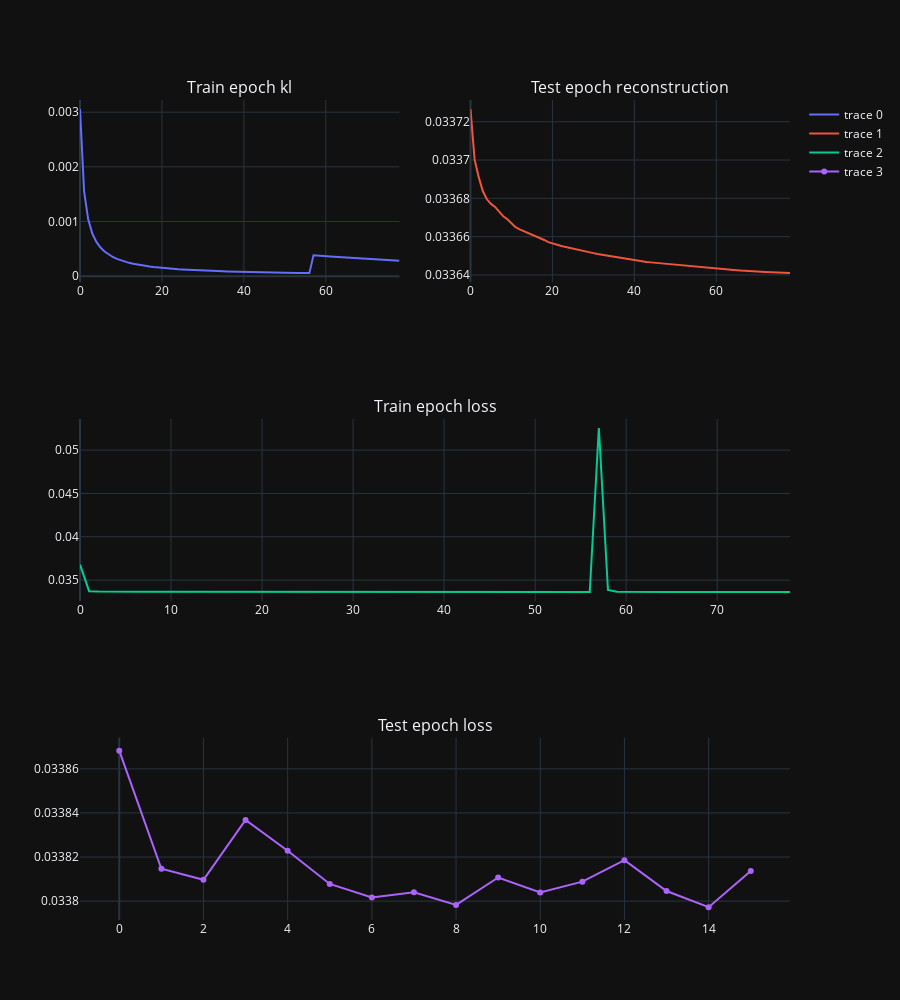

Source (notebook cell):
### Code cell
from IPython.display import clear_output

num_epochs = 100
validate_every = 5

train_losses = {
    "epoch": [],
    "epoch_kl": [],
    "epoch_rec": [],
    "batch": [],
    "batch_kl": [],
    "batch_rec": []
}
test_losses = {
    "epoch": [],
    "batch": []
}

optimizer = torch.optim.Adam(vae.parameters())

for epoch_num in trange(num_epochs, desc="Epoch: "):

    # train loop
    train_losses["batch"] = []
    vae.train()

    for batch in tqdm(train_loader, desc="Train batch: ", leave=False):
        x, _ = batch
        x = x.to(device)

        kl, rec = vae(x)
        loss = kl + rec
        loss.backward()

        optimizer.step()
        optimizer.zero_grad()

        train_losses["batch"].append(loss.cpu().item())
        train_losses["batch_kl"].append(kl.cpu().item())
        train_losses["batch_rec"].append(rec.cpu().item())

    train_losses["epoch"].append(torch.as_tensor(train_losses["batch"]).mean().cpu().item())
    train_losses["epoch_kl"].append(torch.as_tensor(train_losses["batch_kl"]).mean().cpu().item())
    train_losses["epoch_rec"].append(torch.as_tensor(train_losses["batch_rec"]).mean().cpu().item())

    # Test loop
    if epoch_num % validate_every == 0:
        test_losses["batch"] = []
        vae.eval()

        with torch.no_grad():
            for batch in tqdm(test_loader, desc="Test batch: ", leave=False):
                x, _ = batch
                x = x.to(device)

                kl, rec = vae(x)
                loss = kl + rec
                test_losses["batch"].append(loss.cpu().item())

            test_epoch_loss = torch.as_tensor(test_losses["batch"]).mean()
            test_losses["epoch"].append(test_epoch_loss.cpu().item())

    clear_output(wait=True)
    visualize_losses(train_losses, test_losses).show()

### Figure 1 — Plotly figure (JSON) as saved in the notebook; plotly's stock layout.template omitted (floating-point values rounded to 4 significant figures)
{"data": [{"x": [0, 1, 2, 3, 4, 5, 6, 7, 8, 9, 10, 11, 12, 13, 14, 15, 16, 17, 18, 19, 20, 21, 22, 23, 24, 25, 26, 27, 28, 29, 30, 31, 32, 33, 34, 35, 36, 37, 38, 39, 40, 41, 42, 43, 44, 45, 46, 47, 48, 49, 50, 51, 52, 53, 54, 55, 56, 57, 58, 59, 60, 61, 62, 63, 64, 65, 66, 67, 68, 69, 70, 71, 72, 73, 74, 75, 76, 77, 78], "y": [0.003056, 0.001552, 0.001039, 0.00078, 0.0006265, 0.0005238, 0.0004505, 0.0003942, 0.0003511, 0.0003163, 0.0002877, 0.000264, 0.0002439, 0.0002266, 0.0002116, 0.0001985, 0.0001868, 0.0001765, 0.0001673, 0.0001589, 0.0001514, 0.0001445, 0.0001383, 0.0001325, 0.0001273, 0.0001224, 0.0001179, 0.0001137, 0.0001098, 0.0001062, 0.0001028, 9.957e-05, 9.658e-05, 9.376e-05, 9.109e-05, 8.858e-05, 8.621e-05, 8.395e-05, 8.181e-05, 7.978e-05, 7.784e-05, 7.6e-05, 7.424e-05, 7.256e-05, 7.096e-05, 6.942e-05, 6.795e-05, 6.654e-05, 6.518e-05, 6.388e-05, 6.264e-05, 6.143e-05, 6.028e-05, 5.916e-05, 5.809e-05, 5.705e-05, 5.605e-05, 0.0003813, 0.0003788, 0.0003728, 0.0003668, 0.0003609, 0.0003553, 0.0003497, 0.0003444, 0.0003392, 0.0003341, 0.0003292, 0.0003244, 0.0003198, 0.0003153, 0.0003109, 0.0003067, 0.0003025, 0.0002985, 0.0002946, 0.0002908, 0.0002871, 0.0002834], "type": "scatter", "xaxis": "x", "yaxis": "y"}, {"x": [0, 1, 2, 3, 4, 5, 6, 7, 8, 9, 10, 11, 12, 13, 14, 15, 16, 17, 18, 19, 20, 21, 22, 23, 24, 25, 26, 27, 28, 29, 30, 31, 32, 33, 34, 35, 36, 37, 38, 39, 40, 41, 42, 43, 44, 45, 46, 47, 48, 49, 50, 51, 52, 53, 54, 55, 56, 57, 58, 59, 60, 61, 62, 63, 64, 65, 66, 67, 68, 69, 70, 71, 72, 73, 74, 75, 76, 77, 78], "y": [0.03373, 0.0337, 0.03369, 0.03368, 0.03368, 0.03368, 0.03368, 0.03367, 0.03367, 0.03367, 0.03367, 0.03366, 0.03366, 0.03366, 0.03366, 0.03366, 0.03366, 0.03366, 0.03366, 0.03366, 0.03366, 0.03366, 0.03366, 0.03365, 0.03365, 0.03365, 0.03365, 0.03365, 0.03365, 0.03365, 0.03365, 0.03365, 0.03365, 0.03365, 0.03365, 0.03365, 0.03365, 0.03365, 0.03365, 0.03365, 0.03365, 0.03365, 0.03365, 0.03365, 0.03365, 0.03365, 0.03365, 0.03365, 0.03365, 0.03365, 0.03365, 0.03365, 0.03364, 0.03364, 0.03364, 0.03364, 0.03364, 0.03364, 0.03364, 0.03364, 0.03364, 0.03364, 0.03364, 0.03364, 0.03364, 0.03364, 0.03364, 0.03364, 0.03364, 0.03364, 0.03364, 0.03364, 0.03364, 0.03364, 0.03364, 0.03364, 0.03364, 0.03364, 0.03364], "type": "scatter", "xaxis": "x2", "yaxis": "y2"}, {"x": [0, 1, 2, 3, 4, 5, 6, 7, 8, 9, 10, 11, 12, 13, 14, 15, 16, 17, 18, 19, 20, 21, 22, 23, 24, 25, 26, 27, 28, 29, 30, 31, 32, 33, 34, 35, 36, 37, 38, 39, 40, 41, 42, 43, 44, 45, 46, 47, 48, 49, 50, 51, 52, 53, 54, 55, 56, 57, 58, 59, 60, 61, 62, 63, 64, 65, 66, 67, 68, 69, 70, 71, 72, 73, 74, 75, 76, 77, 78], "y": [0.03678, 0.03372, 0.03369, 0.03366, 0.03367, 0.03368, 0.03368, 0.03365, 0.03366, 0.03366, 0.03365, 0.03365, 0.03365, 0.03365, 0.03365, 0.03365, 0.03364, 0.03364, 0.03364, 0.03364, 0.03364, 0.03365, 0.03364, 0.03364, 0.03364, 0.03364, 0.03365, 0.03364, 0.03363, 0.03364, 0.03364, 0.03364, 0.03364, 0.03364, 0.03363, 0.03364, 0.03364, 0.03364, 0.03363, 0.03364, 0.03364, 0.03364, 0.03364, 0.03363, 0.03364, 0.03364, 0.03364, 0.03364, 0.03364, 0.03364, 0.03363, 0.03364, 0.03364, 0.03364, 0.03364, 0.03363, 0.03364, 0.05255, 0.03387, 0.03365, 0.03363, 0.03363, 0.03364, 0.03363, 0.03363, 0.03363, 0.03363, 0.03363, 0.03364, 0.03364, 0.03363, 0.03364, 0.03363, 0.03363, 0.03364, 0.03363, 0.03364, 0.03363, 0.03363], "type": "scatter", "xaxis": "x3", "yaxis": "y3"}, {"x": [0, 1, 2, 3, 4, 5, 6, 7, 8, 9, 10, 11, 12, 13, 14, 15], "y": [0.03387, 0.03381, 0.03381, 0.03384, 0.03382, 0.03381, 0.0338, 0.0338, 0.0338, 0.03381, 0.0338, 0.03381, 0.03382, 0.0338, 0.0338, 0.03381], "type": "scatter", "xaxis": "x4", "yaxis": "y4"}], "layout": {"xaxis": {"anchor": "y", "domain": [0.0, 0.45]}, "yaxis": {"anchor": "x", "domain": [0.7778, 1.0]}, "xaxis2": {"anchor": "y2", "domain": [0.55, 1.0]}, "yaxis2": {"anchor": "x2", "domain": [0.7778, 1.0]}, "xaxis3": {"anchor": "y3", "domain": [0.0, 1.0]}, "yaxis3": {"anchor": "x3", "domain": [0.3889, 0.6111]}, "xaxis4": {"anchor": "y4", "domain": [0.0, 1.0]}, "yaxis4": {"anchor": "x4", "domain": [0.0, 0.2222]}, "annotations": [{"font": {"size": 16}, "showarrow": false, "text": "Train epoch kl", "x": 0.225, "xanchor": "center", "xref": "paper", "y": 1.0, "yanchor": "bottom", "yref": "paper"}, {"font": {"size": 16}, "showarrow": false, "text": "Test epoch reconstruction", "x": 0.775, "xanchor": "center", "xref": "paper", "y": 1.0, "yanchor": "bottom", "yref": "paper"}, {"font": {"size": 16}, "showarrow": false, "text": "Train epoch loss", "x": 0.5, "xanchor": "center", "xref": "paper", "y": 0.6111, "yanchor": "bottom", "yref": "paper"}, {"font": {"size": 16}, "showarrow": false, "text": "Test epoch loss", "x": 0.5, "xanchor": "center", "xref": "paper", "y": 0.2222, "yanchor": "bottom", "yref": "paper"}], "height": 1000}}
